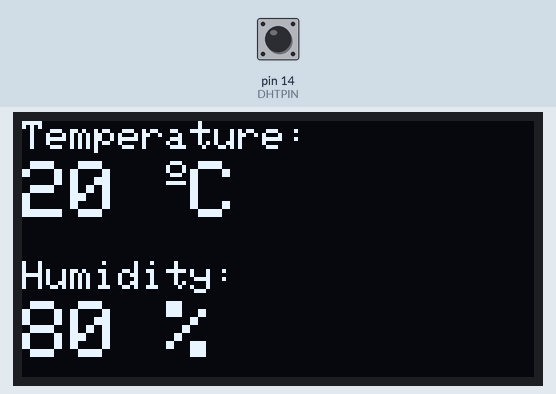
Recording of a sketch running on a simulated Arduino Uno, built with avr-gcc and run on an emulated ATmega328P. On the bench: 128×64 one-colour display. The test bench sets the inputs (shaded band); at power-on: pin 14 (DHTPIN) HIGH. What the sketch prints to the serial monitor is not drawn.

Above: at 7.2 s.

The sketch:

arduino-oled-tst11.ino
```cpp
/*********
  Rui Santos
  Complete project details at https://randomnerdtutorials.com
*********/

#include <Wire.h>
#include <Adafruit_GFX.h>
#include <Adafruit_SSD1306.h>
#include <Adafruit_Sensor.h>
#include <DHT.h>

#define SCREEN_WIDTH 128 // OLED display width, in pixels
#define SCREEN_HEIGHT 64 // OLED display height, in pixels

// Declaration for an SSD1306 display connected to I2C (SDA, SCL pins)
Adafruit_SSD1306 display(SCREEN_WIDTH, SCREEN_HEIGHT, &Wire, -1);

#define DHTPIN 14     // Digital pin connected to the DHT sensor

// Uncomment the type of sensor in use:
//#define DHTTYPE    DHT11     // DHT 11
#define DHTTYPE    DHT22     // DHT 22 (AM2302)
//#define DHTTYPE    DHT21     // DHT 21 (AM2301)

DHT dht(DHTPIN, DHTTYPE);

void setup() {
  Serial.begin(115200);

  dht.begin();

  if(!display.begin(SSD1306_SWITCHCAPVCC, 0x3C)) {
    Serial.println(F("SSD1306 allocation failed"));
    for(;;);
  }
  delay(2000);
  display.clearDisplay();
  display.setTextColor(WHITE);
}

void loop() {
  delay(5000);

  //read temperature and humidity
  float t = dht.readTemperature();
  float h = dht.readHumidity();
  if (isnan(h) || isnan(t)) {
    Serial.println("Failed to read from DHT sensor!");
  }
  // clear display
  display.clearDisplay();

  // display temperature
  display.setTextSize(1);
  display.setCursor(0,0);
  display.print("Temperature: ");
  display.setTextSize(2);
  display.setCursor(0,10);
  display.print("20");
  display.print(" ");
  display.setTextSize(1);
  display.cp437(true);
  display.write(167);
  display.setTextSize(2);
  display.print("C");

  // display humidity
  display.setTextSize(1);
  display.setCursor(0, 35);
  display.print("Humidity: ");
  display.setTextSize(2);
  display.setCursor(0, 45);
  display.print("80");
  display.print(" %");

  display.display();
}
```
